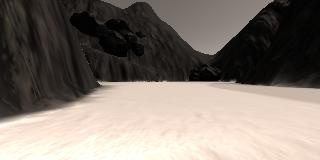
#> input picture 01_sample_search_and_return/sample.jpg, 320 x 160 px
$ python 01_perception_step.py
#> lines starting #> are read from the running program, lines starting #| are printed output that depends on the picture; after the words box and inside, x2 and y2 are one past the last pixel; in counts of white or black regions, pixels touching at a corner belong together
import matplotlib.image as mpimg
import matplotlib.pyplot as plt
import numpy as np

def mask_at_threshold(np_array, threshold):
    return np.where(np_array < threshold, 0, 1)

def color_thresh(img, lower_rgb_thresh=(0, 0, 0), upper_rgb_thresh=(255, 255, 255)):
    output = np.zeros_like(img[:, :, 0])

    mask = (img[:, :, 0] > upper_rgb_thresh[0]) & (img[:, :, 1] > upper_rgb_thresh[1]) & (img[:, :, 2] > upper_rgb_thresh[2])

    output[mask] = 1

    mask = (img[:, :, 0] < lower_rgb_thresh[0]) & (img[:, :, 1] < lower_rgb_thresh[1]) & (img[:, :, 2] < lower_rgb_thresh[2])

    output[mask] = 1
    output[~mask] = 0

    return output

filename = 'sample.jpg'

image = mpimg.imread(filename)
#> image is the input picture: shape (160, 320, 3); mean R, G, B 128.4, 119, 110.8

lower_threshold = (160, 160, 160)

thresholded_image = color_thresh(image, lower_rgb_thresh=lower_threshold)
#> in color_thresh, `mask = (img[:, :, 0] > upper_rgb_thresh[0]) & (img[:, :, 1] > upper_rg..`: mask: shape (160, 320) bool; every value is 0
#> in color_thresh, `mask = (img[:, :, 0] < lower_rgb_thresh[0]) & (img[:, :, 1] < lower_rg..`:
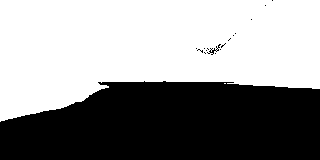
#> mask: shape (160, 320) bool; 57.2% white; 17 black regions (15 under 20 px), largest, box (x1, y1, x2, y2) and area: (0, 81, 320, 160) 21817, (207, 44, 221, 55) 39

# Display the original image and binary
f, (ax1, ax2) = plt.subplots(1, 2, figsize=(18, 6), sharey=True)
f.tight_layout()
ax1.imshow(image)
ax1.set_title('Original Image', fontsize=40)

ax2.imshow(thresholded_image, cmap='gray')
ax2.set_title('thresholded', fontsize=40)
plt.subplots_adjust(left=0., right=1, top=0.9, bottom=0.)


plt.show()
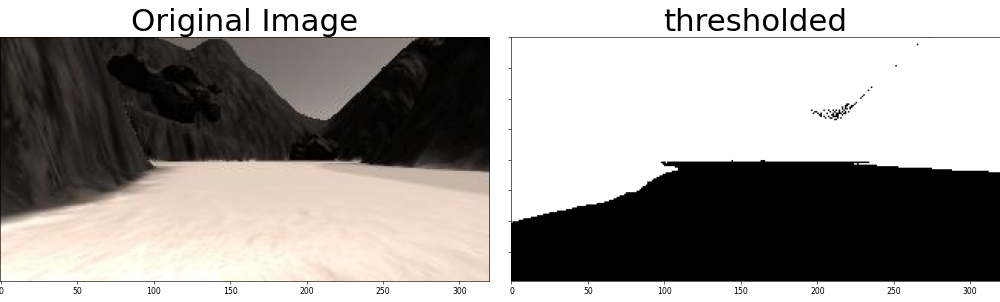
#> figure drawn by matplotlib, 2 panels

$ run again, with 01_sample_search_and_return/angle_example.jpg copied over 01_sample_search_and_return/sample.jpg
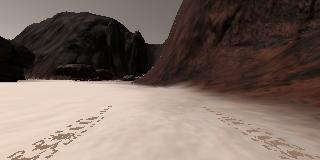
#> input picture 01_sample_search_and_return/angle_example.jpg, 320 x 160 px
#> image is the input picture: shape (160, 320, 3); mean R, G, B 121.3, 104.9, 96.2
#> in color_thresh, `mask = (img[:, :, 0] < lower_rgb_thresh[0]) & (img[:, :, 1] < lower_rg..`:
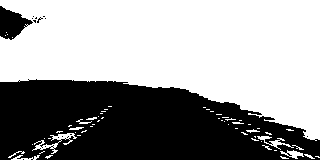
#> mask: shape (160, 320) bool; 60.5% white; 16 black regions (14 under 20 px), largest, box (x1, y1, x2, y2) and area: (0, 79, 320, 160) 19567, (0, 6, 33, 40) 646
#> `plt.show()`:
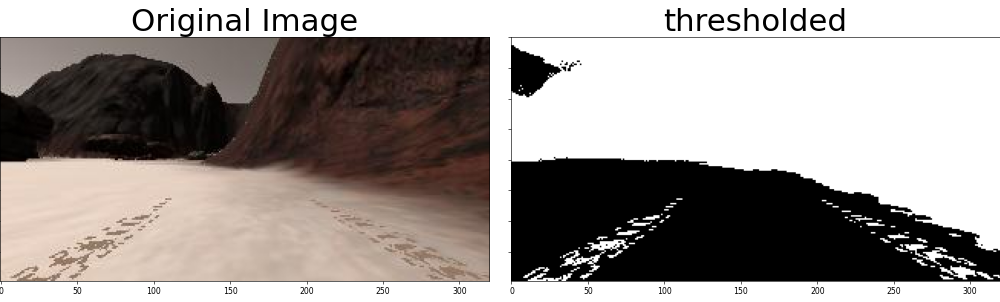
#> figure drawn by matplotlib, 2 panels
